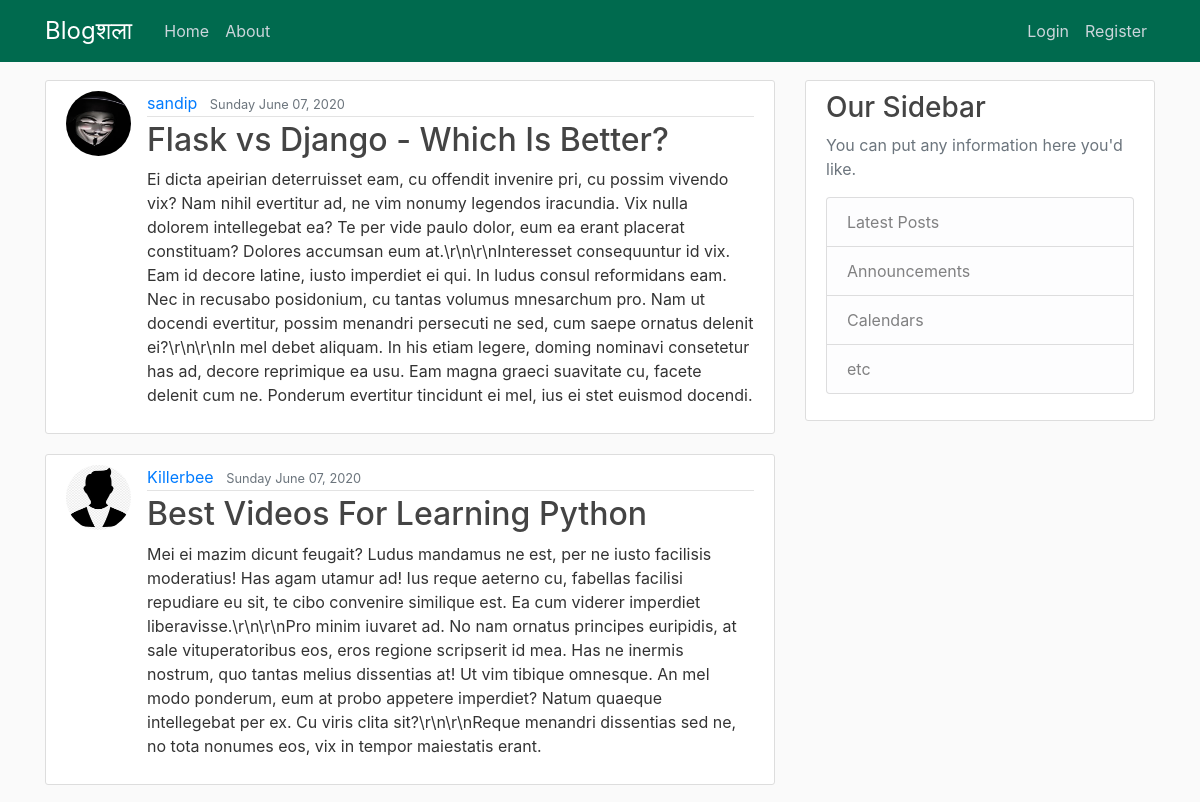
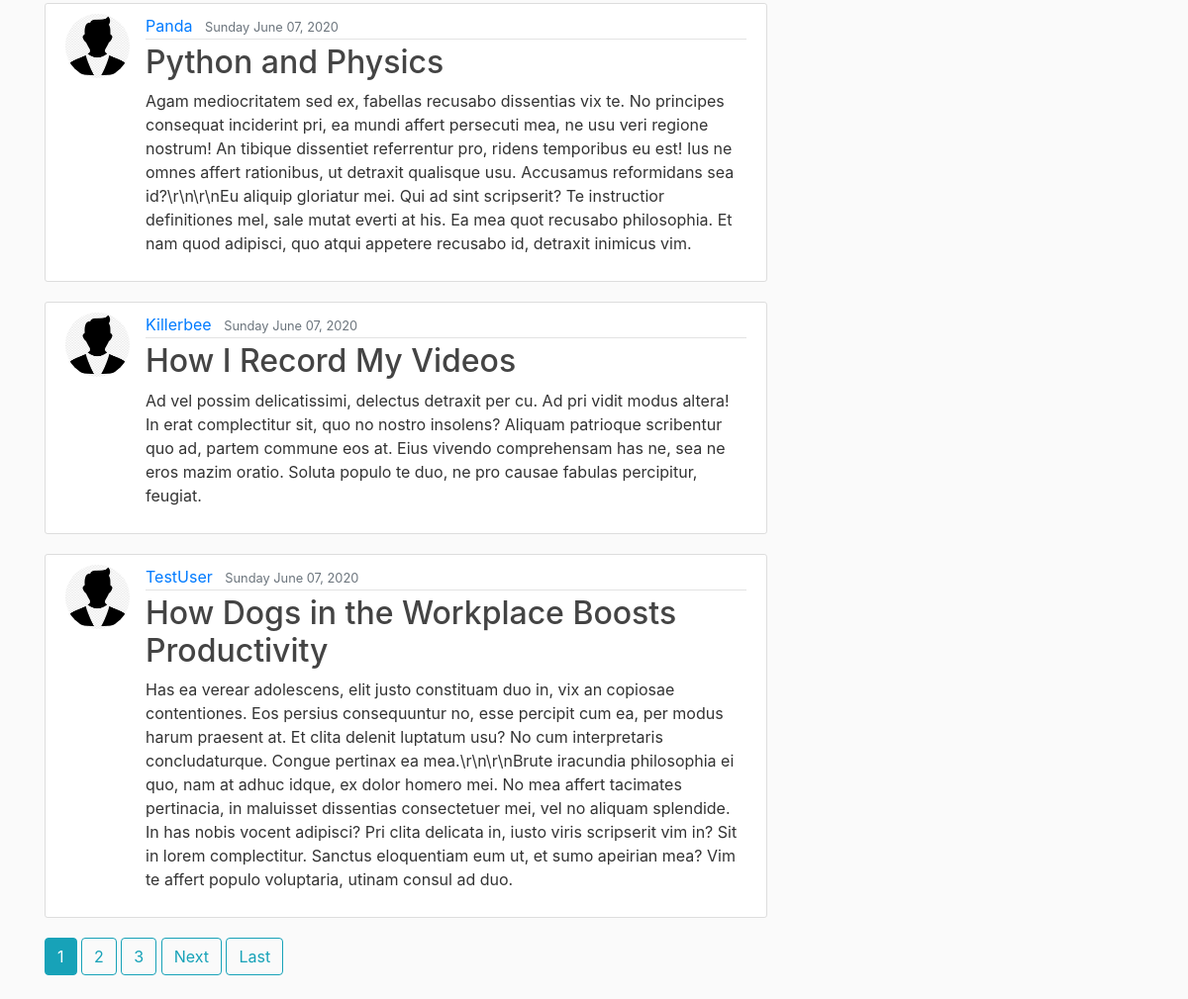
The page / on the database its author committed (2 pictures, top to bottom).
### blog/models.py (models this page shows, shortened)
class Post(models.Model):
    title = models.CharField(max_length=50)
    content = models.TextField()
    posted_date = models.DateTimeField(default=timezone.now)
    author = models.ForeignKey(User, on_delete=models.CASCADE)

### users/models.py (models this page shows, shortened)
class Profile(models.Model):
    user = models.OneToOneField(User, on_delete=models.CASCADE)
    image = models.ImageField(default='default.jpg', upload_to='profile_pics')

### blog/views.py (the view)
# urls.py: path('', PostListView.as_view(), name='blog-home'),
class PostListView(ListView):
    model = Post
    template_name = 'blog/home.html' #<app>/<model>_<viewtype>.html
    context_object_name = 'posts'
    ordering = ['-posted_date']
    paginate_by = 5

### blog/templates/blog/home.html (shortened to what this page needs)
{% extends "blog/base.html" %}
{% block content %}
        {% for post in posts %}
            <article class="media content-section">
                <image class="rounded-circle article-img" src="{{ post.author.profile.image.url }}">
                <div class="media-body">
                <div class="article-metadata">
                    <a class="mr-2" href="{% url 'user-posts' post.author.username %}">{{ post.author }}</a>
                    <small class="text-muted">{{ post.posted_date|date:"l F d, Y" }}</small>
                </div>
                <h2><a class="article-title" href="{% url 'post-detail' post.id %}">{{ post.title }}</a></h2>
                <p class="article-content">{{ post.content }}</p>
                </div>
            </article>
        {% endfor %}
        {% if is_paginated %}
            {% for num in page_obj.paginator.page_range %}
                {% if page_obj.number == num %}
                    <a class="btn btn-info mb-4" href="?page={{ num }}">{{ num }}</a>
                    {% elif num > page_obj.number|add:'-3' and num < page_obj.number|add:'3' %}
                        <a class="btn btn-outline-info mb-4" href="?page={{ num }}">{{ num }}</a>
                {% endif %}
            {% endfor %}
            {% if page_obj.has_next %}
                <a class="btn btn-outline-info mb-4" href="?page={{ page_obj.next_page_number }}">Next</a>
                <a class="btn btn-outline-info mb-4" href="?page={{ page_obj.paginator.num_pages }}">Last</a>
            {% endif %}
        {% endif %}
{% endblock content %}

### blog/templates/blog/base.html (shortened to what this page needs)
{% load static %}
<!DOCTYPE html>
<html>
    <head>
        <link rel="stylesheet" href="https://maxcdn.bootstrapcdn.com/bootstrap/4.0.0/css/bootstrap.min.css">
        <link rel="stylesheet" type="text/css" href="{% static 'blog/main.css' %}">
    </head>
    <body>
        <header class="site-header">
            <nav class="navbar navbar-expand-md navbar-dark bg-steel fixed-top" style="background-color: #006a4e;">
            <div class="container">
                <a class="navbar-brand mr-4" style="font-size: x-large;" href="{% url 'blog-home' %}">Blogशला</a>
                <div class="collapse navbar-collapse" id="navbarToggle">
                <div class="navbar-nav mr-auto">
                    <a class="nav-item nav-link" href="{% url 'blog-home' %}">Home</a>
                    <a class="nav-item nav-link" href="{% url 'blog-about' %}">About</a>
                </div>
                <div class="navbar-nav">
                  {% if user.is_authenticated %}
                    <a class="nav-item nav-link" href="{% url 'post-create' %}">New Post</a>
                    <a class="nav-item nav-link" href="{% url 'profile' %}">Profile</a>
                    <a class="nav-item nav-link" href="{% url 'logout' %}">Logout</a>
                  {% else %}
                    <a class="nav-item nav-link" href="{% url 'login' %}">Login</a>
                    <a class="nav-item nav-link" href="{% url 'register' %}">Register</a>
                  {% endif %}
                </div>
                </div>
            </div>
            </nav>
        </header>
        <main role="main" class="container">
            <div class="row">
              <div class="col-md-8">
                {% block content %}{% endblock %}
              </div>
              <div class="col-md-4">
                <div class="content-section">
                  <h3>Our Sidebar</h3>
                  <p class='text-muted'>You can put any information here you'd like.
                    <ul class="list-group">
                      <li class="list-group-item list-group-item-light">Latest Posts</li>
                      <li class="list-group-item list-group-item-light">Announcements</li>
                      <li class="list-group-item list-group-item-light">Calendars</li>
                      <li class="list-group-item list-group-item-light">etc</li>
                    </ul>
                  </p>
                </div>
              </div>
            </div>
          </main>
        </body>
</html>

### blog/static/blog/main.css (style rules this page uses)
body { background: #fafafa; color: #333333; margin-top: 5rem; }
h1, h2, h3, h4, h5, h6 { color: #444444; }
ul { margin: 0; }
.bg-steel { background-color: #006a4e; }
.site-header .navbar-nav .nav-link { color: #cbd5db; }
.content-section { background: #ffffff; padding: 10px 20px; border: 1px solid #dddddd; border-radius: 3px; margin-bottom: 20px; }
.article-title { color: #444444; }
.article-content { white-space: pre-line; }
.article-img { height: 65px; width: 65px; margin-right: 16px; }
.article-metadata { padding-bottom: 1px; margin-bottom: 4px; border-bottom: 1px solid #e3e3e3 }

### rows shown on the page
Post: author.profile.image (picture), author "sandip", posted_date "Sunday June 07, 2020", title "Flask vs Django - Which Is Better?", content "Ei dicta apeirian deterruisset eam, cu offendit invenire pri, cu possim vivendo vix? Nam nihil evertitur ad, ne vim nonumy legendos iracundia. Vix nulla dolorem intellegebat ea? Te per vide paulo dolor, eum ea erant placerat constituam? Dolores accumsan eum at.\\r\\n\\r\\nInteresset consequuntur id vix. Eam id decore latine, iusto imperdiet ei qui. In ludus consul reformidans eam. Nec in recusabo posidonium, cu tantas volumus mnesarchum pro. Nam ut docendi evertitur, possim menandri persecuti ne sed, cum saepe ornatus delenit ei?\\r\\n\\r\\nIn mel debet aliquam. In his etiam legere, doming nominavi consetetur has ad, decore reprimique ea usu. Eam magna graeci suavitate cu, facete delenit cum ne.…"
Post: author.profile.image (placeholder picture), author "Killerbee", posted_date "Sunday June 07, 2020", title "Best Videos For Learning Python", content "Mei ei mazim dicunt feugait? Ludus mandamus ne est, per ne iusto facilisis moderatius! Has agam utamur ad! Ius reque aeterno cu, fabellas facilisi repudiare eu sit, te cibo convenire similique est. Ea cum viderer imperdiet liberavisse.\\r\\n\\r\\nPro minim iuvaret ad. No nam ornatus principes euripidis, at sale vituperatoribus eos, eros regione scripserit id mea. Has ne inermis nostrum, quo tantas melius dissentias at! Ut vim tibique omnesque. An mel modo ponderum, eum at probo appetere imperdiet? Natum quaeque intellegebat per ex. Cu viris clita sit?\\r\\n\\r\\nReque menandri dissentias sed ne, no tota nonumes eos, vix in tempor maiestatis erant."
Post: author.profile.image (placeholder picture), author "Panda", posted_date "Sunday June 07, 2020", title "Python and Physics", content "Agam mediocritatem sed ex, fabellas recusabo dissentias vix te. No principes consequat inciderint pri, ea mundi affert persecuti mea, ne usu veri regione nostrum! An tibique dissentiet referrentur pro, ridens temporibus eu est! Ius ne omnes affert rationibus, ut detraxit qualisque usu. Accusamus reformidans sea id?\\r\\n\\r\\nEu aliquip gloriatur mei. Qui ad sint scripserit? Te instructior definitiones mel, sale mutat everti at his. Ea mea quot recusabo philosophia. Et nam quod adipisci, quo atqui appetere recusabo id, detraxit inimicus vim."
Post: author.profile.image (placeholder picture), author "Killerbee", posted_date "Sunday June 07, 2020", title "How I Record My Videos", content "Ad vel possim delicatissimi, delectus detraxit per cu. Ad pri vidit modus altera! In erat complectitur sit, quo no nostro insolens? Aliquam patrioque scribentur quo ad, partem commune eos at. Eius vivendo comprehensam has ne, sea ne eros mazim oratio. Soluta populo te duo, ne pro causae fabulas percipitur, feugiat."
Post: author.profile.image (placeholder picture), author "TestUser", posted_date "Sunday June 07, 2020", title "How Dogs in the Workplace Boosts Productivity", content "Has ea verear adolescens, elit justo constituam duo in, vix an copiosae contentiones. Eos persius consequuntur no, esse percipit cum ea, per modus harum praesent at. Et clita delenit luptatum usu? No cum interpretaris concludaturque. Congue pertinax ea mea.\\r\\n\\r\\nBrute iracundia philosophia ei quo, nam at adhuc idque, ex dolor homero mei. No mea affert tacimates pertinacia, in maluisset dissentias consectetuer mei, vel no aliquam splendide. In has nobis vocent adipisci? Pri clita delicata in, iusto viris scripserit vim in? Sit in lorem complectitur. Sanctus eloquentiam eum ut, et sumo apeirian mea? Vim te affert populo voluptaria, utinam consul ad duo."

### other values the page prints
{{ num }} "1"
{{ num }} "2" "3"
